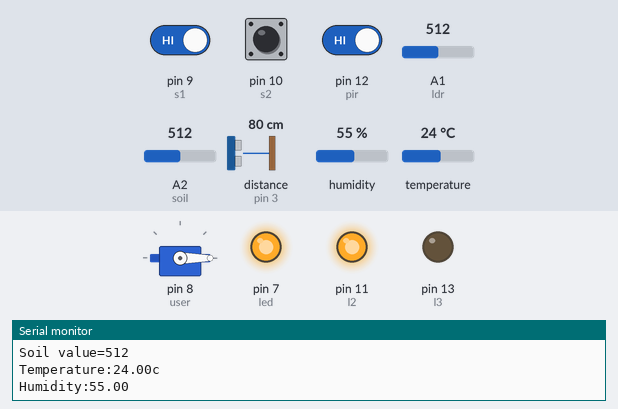
The sketch below on a simulated Arduino Uno, built with avr-gcc and run on an emulated ATmega328P. On the bench: servo, output pins drawn as LEDs (lit = HIGH), the last lines printed to the serial monitor. Wiring (inferred from the names in the program): ultrasonic range finder: trigger pin 4; echo pin 3. The inputs (shaded band) are chosen by the test bench; at power-on: A1 (ldr) = 512, pin 9 (s1) HIGH, A2 (soil) = 512, pin 12 (pir) HIGH, pin 10 (s2) HIGH, distance to the obstacle (sensor on pin 3) 80 cm, humidity 55 %, temperature 24 °C. The echo pulse lasts 58.3 µs per cm; pins used as bus, display or sensor lines are not drawn.

Above: at 4.8 s.
4.9 s: A1 (ldr) set to 316
7.9 s: A1 (ldr) set to 284
At 10.4 s:
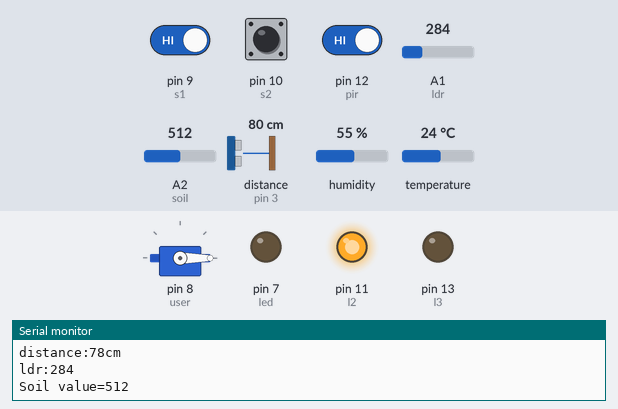
11.5 s: pin 9 (s1) driven LOW
At 13.8 s:
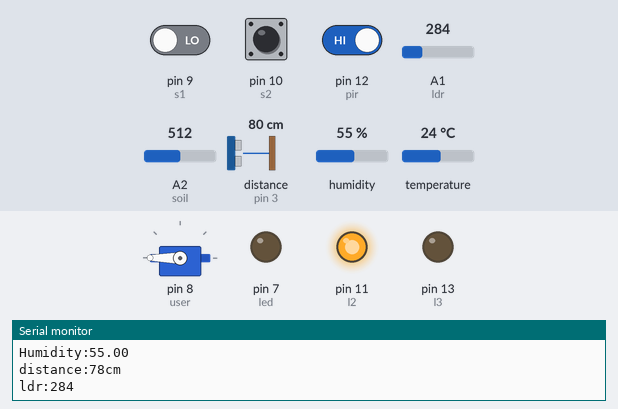
14.6 s: A2 (soil) set to 368
19.3 s: A2 (soil) set to 338
At 23.0 s:
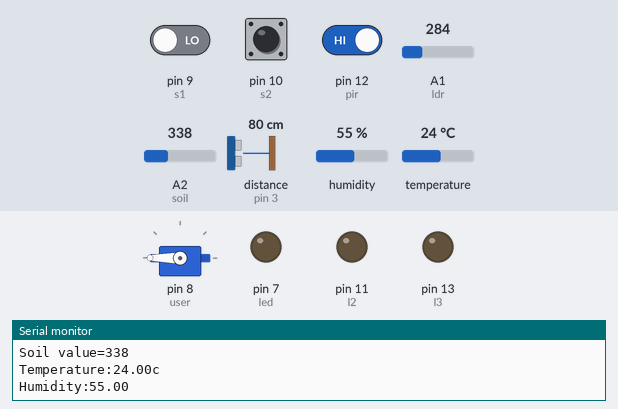
23.6 s: pin 12 (pir) driven LOW
At 26.3 s:
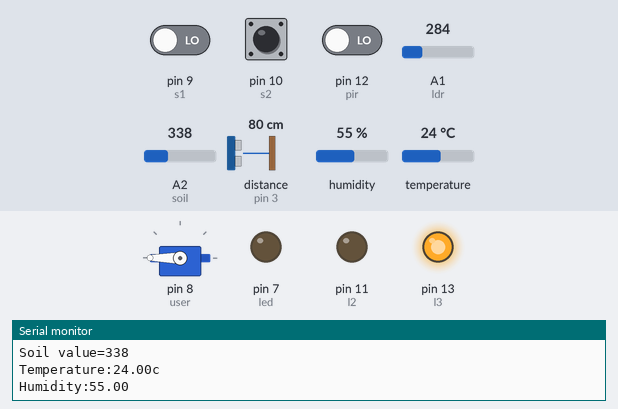
Timing chart, 0 to 27.7 s (numbered marks = the images above; inputs shaded):
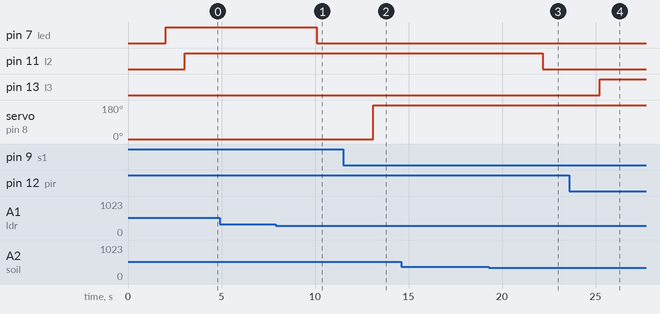

The sketch:

Ultrasonic_ldr_soil_DHT_servo_ir.ino
```cpp
#include<DHT.h>
#include<Servo.h>

//DHT
#define DHT_TYPE DHT11
#define DHT_PIN A0
DHT dht(DHT_PIN,DHT_TYPE);
int r1=5;

//ultrasonic
int r2=6;
int echo=3;
int trig=4;
int distance;
long duration;

//ldr
int ldr=A1;
int led=7;

//servo
Servo user;
int s1=9;
int s2=10;

//soil
int soil=A2;
int l2=11;

// pir
int pir=12;
int l3=13;

void setup() {
  Serial.begin(9600);

  //DHT
  dht.begin();
  pinMode(r1,OUTPUT);

  //ultrasonic
  pinMode(trig,OUTPUT);
  pinMode(r2,OUTPUT);

  //ldr
  pinMode(led,OUTPUT);

  //servo
  user.attach(8);
  user.write(0);

  //soil
  pinMode(l2,OUTPUT);

  //pir
  pinMode(13,OUTPUT);
}

void loop() {
  // dht block
  float temp=dht.readTemperature();
  float hum=dht.readHumidity();
  Serial.print("Temperature:");
  Serial.print(temp);
  Serial.println("c");
  Serial.print("Humidity:");
  Serial.println(hum);
  delay(2000);
  if(hum>50)
  {
    digitalWrite(r1,HIGH);
  }
  else
  {
    digitalWrite(r1,LOW);
  }

  //ultrasonic block
  digitalWrite(trig,LOW);
  delayMicroseconds(2);
  digitalWrite(trig,HIGH);
  delayMicroseconds(10);
  digitalWrite(trig,LOW);
  duration=pulseIn(echo,HIGH);
  distance=duration * 0.034/2;
  Serial.print("distance:");
  Serial.print(distance);
  Serial.println("cm");

  //condition
  if(distance<30)
  {
    digitalWrite(r2,HIGH);
    delay(1000);
  }
  else
  {
    digitalWrite(r2,LOW);
  }

  //ldr block
  int value=analogRead(ldr);
  Serial.print("ldr:");
  Serial.println(value);
  //condition
  if(value>300)
  {
    digitalWrite(led,HIGH);
    delay(1000);
  }
  else
  {
    digitalWrite(led,LOW);
  }
  //servo block

  if(digitalRead(s1)==0)
  {
    user.write(180);
    delay(1000);
  }
  if(digitalRead(s2)==0)
  {
    user.write(0);
     delay(1000);
  }

  //soil
  int sensor=analogRead(soil);
  Serial.print("Soil value=");
  Serial.println(sensor);
  //condition
  if(sensor>350)
  {
    digitalWrite(l2,HIGH);
    delay(1000);
  }
  else
  {
    digitalWrite(l2,LOW);
  }

  //pir block
  int val=digitalRead(pir);
  if(digitalRead(pir)==0)
  {
    digitalWrite(l3,HIGH);

  }
  else
  {
    digitalWrite(l3,LOW);
  }
}
```

Measured:
- the behaviour switches between 301 and 300 on A1 (ldr) (found by bisection; images 0 and 1)
- the behaviour switches between 351 and 350 on A2 (soil) (found by bisection; images 2 and 3)
- after the input at 7.9 s, pin 7 (led): HIGH → LOW after 2.2 s
- after the input at 11.5 s, servo on pin 8 (user): 0° → 180° after 1.6 s
- after the input at 19.3 s, pin 11 (l2): HIGH → LOW after 2.9 s
- after the input at 23.6 s, pin 13 (l3): LOW → HIGH after 1.6 s
